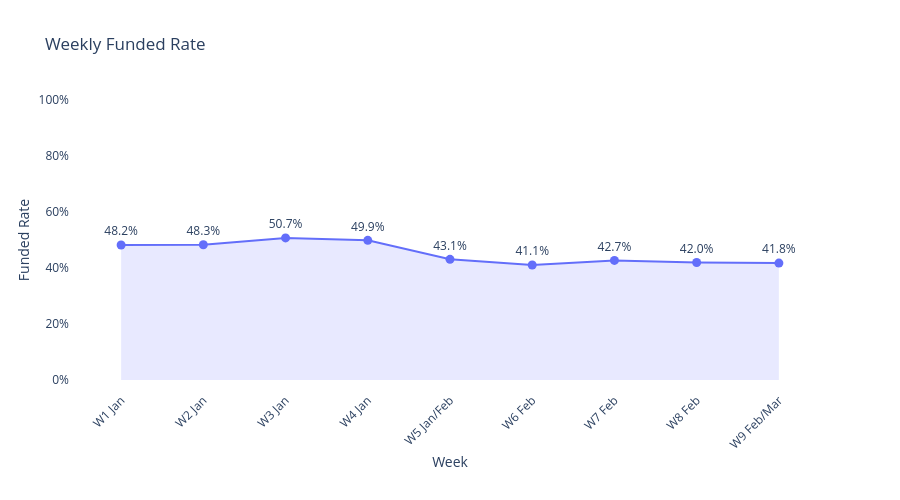

Notebook source saved alongside this figure:
### Markdown cell above
## Charts

### Code cell
df_w = df.copy()
df_w['dt'] = pd.to_datetime(df_w['dt'])
df_w['week_start'] = df_w['dt'] - pd.to_timedelta(df_w['dt'].dt.dayofweek, unit='D')

weekly = (
    build_event_count_wide(df_w, ['week_start'])
    .rename(columns={'Transfer Created': 'created', 'Transfer Funded': 'funded'})
    .sort_values('week_start')
    .reset_index(drop=True)
)
weekly['funded_rate'] = safe_divide(weekly['funded'], weekly['created'])
weekly9 = weekly[weekly['week_start'] >= '2024-01-01'].head(9).reset_index(drop=True)
weekly9['label'] = [
    'W1 Jan', 'W2 Jan', 'W3 Jan', 'W4 Jan', 'W5 Jan/Feb',
    'W6 Feb', 'W7 Feb', 'W8 Feb', 'W9 Feb/Mar',
]

fig = go.Figure(go.Scatter(
    x=weekly9['label'],
    y=weekly9['funded_rate'],
    mode='lines+markers+text',
    text=[f'{r:.1%}' for r in weekly9['funded_rate']],
    textposition='top center',
    fill='tozeroy',
    fillcolor='rgba(99, 110, 250, 0.15)',
    line=dict(color='rgb(99, 110, 250)'),
    marker=dict(size=9),
))

fig.update_layout(
    plot_bgcolor='rgba(0,0,0,0)',  # Transparent background inside the grid
    paper_bgcolor='rgba(0,0,0,0)', # Transparent background for the whole image
    title='Weekly Funded Rate',
    xaxis_title='Week',
    yaxis=dict(
        title='Funded Rate',
        tickformat='.0%',
        range=[0, 1],
    ),
    xaxis=dict(
        range=[-0.5, 8.5], 
        tickangle=-45,          
        automargin=True         
    ),
    margin=dict(l=80, r=80, t=100, b=120, pad=10),
    autosize=False, # Forces Plotly to respect the pixel dimensions if provided
    width=900,      # Optional: defining a width helps visualize the margin
    height=500
)
fig.show()

### Figure 1 — Plotly figure (JSON) as saved in the notebook; plotly's stock layout.template omitted (floating-point values rounded to 4 significant figures)
{"data": [{"fill": "tozeroy", "fillcolor": "rgba(99, 110, 250, 0.15)", "line": {"color": "rgb(99, 110, 250)"}, "marker": {"size": 9}, "mode": "lines+markers+text", "text": ["48.2%", "48.3%", "50.7%", "49.9%", "43.1%", "41.1%", "42.7%", "42.0%", "41.8%"], "textposition": "top center", "type": "scatter", "x": ["W1 Jan", "W2 Jan", "W3 Jan", "W4 Jan", "W5 Jan/Feb", "W6 Feb", "W7 Feb", "W8 Feb", "W9 Feb/Mar"], "y": [0.4823, 0.4832, 0.5074, 0.4987, 0.4309, 0.4109, 0.427, 0.4196, 0.4176]}], "layout": {"autosize": false, "height": 500, "margin": {"b": 120, "l": 80, "pad": 10, "r": 80, "t": 100}, "paper_bgcolor": "rgba(0,0,0,0)", "plot_bgcolor": "rgba(0,0,0,0)", "title": {"text": "Weekly Funded Rate"}, "width": 900, "xaxis": {"automargin": true, "range": [-0.5, 8.5], "tickangle": -45, "title": {"text": "Week"}}, "yaxis": {"range": [0, 1], "tickformat": ".0%", "title": {"text": "Funded Rate"}}}}
